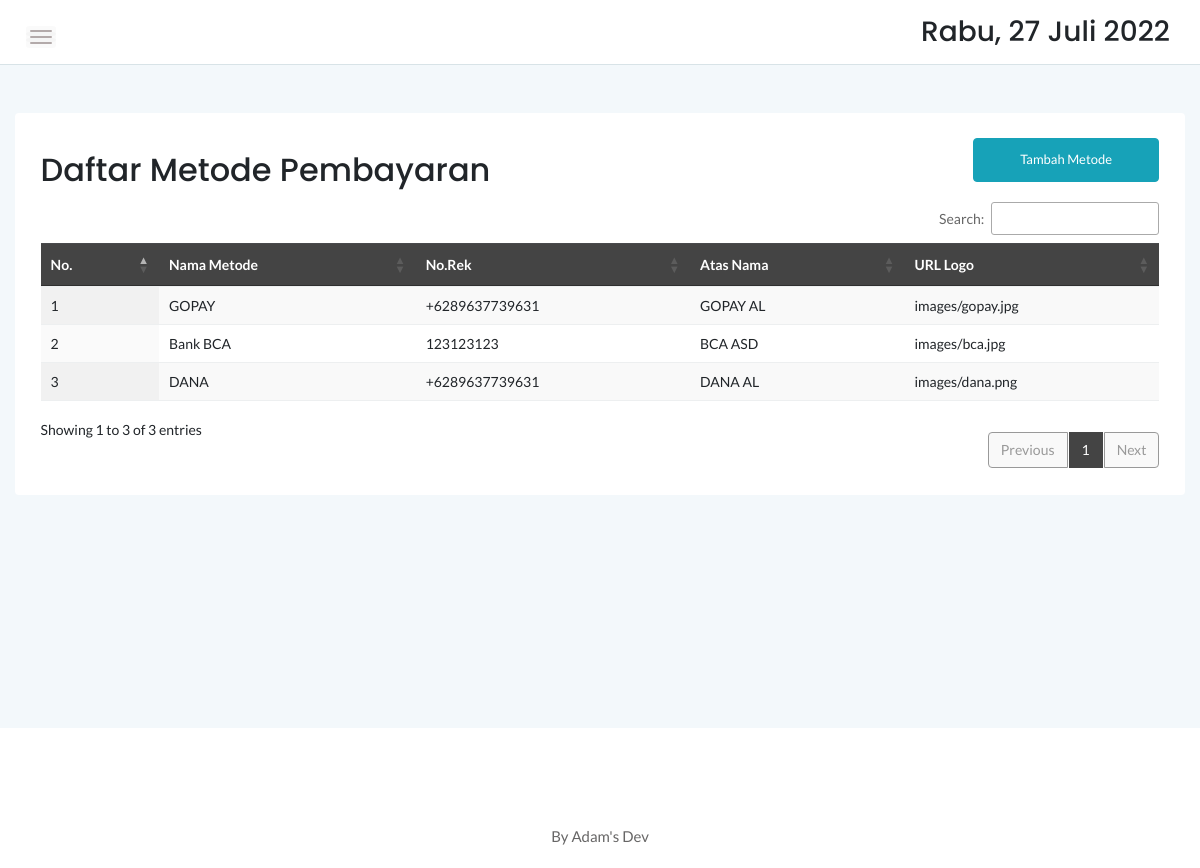
The page /admin/pembayaran.php on the database as committed earlier.
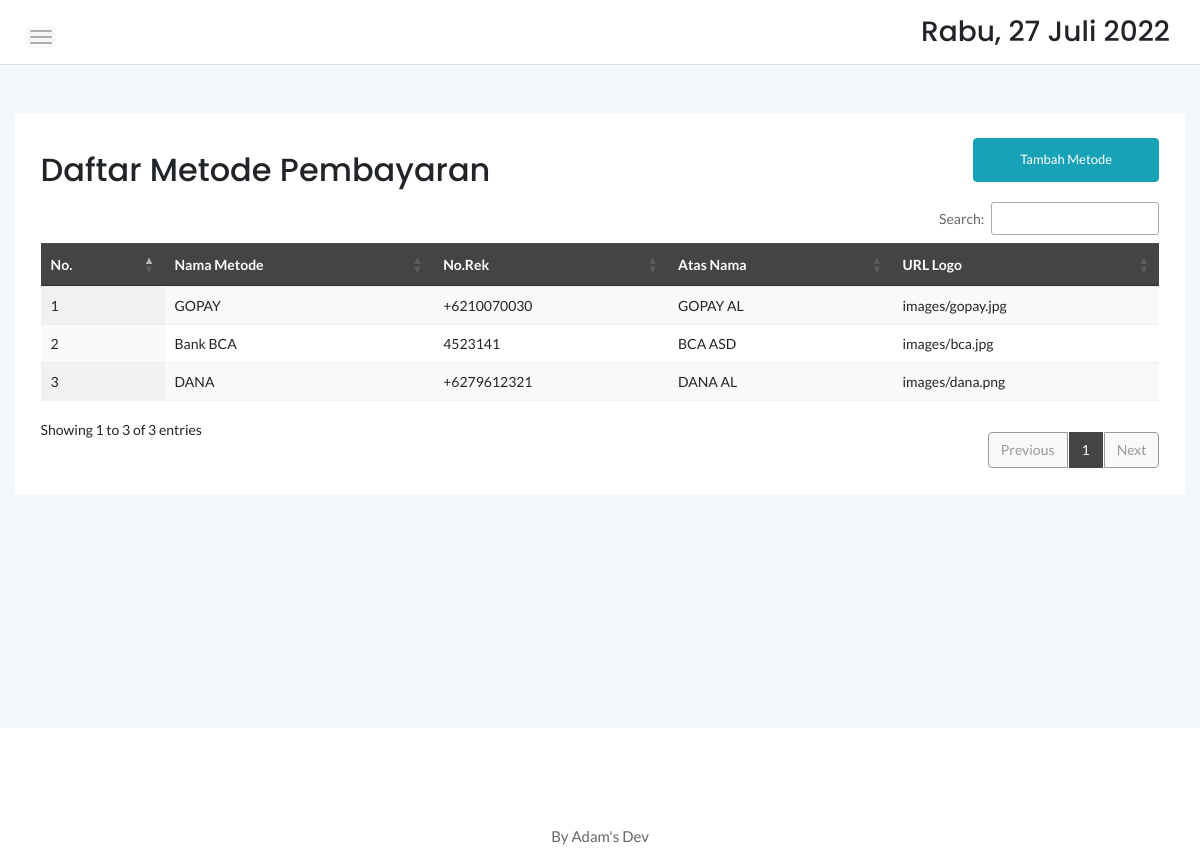
The same page on the database as committed later.
### tables this page shows
CREATE TABLE `pembayaran` (
  `no` int NOT NULL,
  `metode` varchar(25) NOT NULL,
  `norek` varchar(25) NOT NULL,
  `logo` text,
  `an` varchar(20) NOT NULL
);

### admin/pembayaran.php (the view, shortened to what this page needs)
<?php
include '../dbconnect.php';
?>
<!doctype html>
<html class="no-js" lang="en">
<head>
    <link rel="stylesheet" href="assets/css/bootstrap.min.css">
    <link rel="stylesheet" href="assets/css/font-awesome.min.css">
    <link rel="stylesheet" href="assets/css/themify-icons.css">
    <link rel="stylesheet" href="assets/css/metisMenu.css">
    <link rel="stylesheet" href="assets/css/owl.carousel.min.css">
    <link rel="stylesheet" href="assets/css/slicknav.min.css">
    <link rel="stylesheet" href="https://www.amcharts.com/lib/3/plugins/export/export.css" type="text/css" media="all" />
    <link rel="stylesheet" type="text/css" href="https://cdn.datatables.net/1.10.20/css/jquery.dataTables.min.css">
    <link rel="stylesheet" type="text/css" href="https://cdn.datatables.net/1.10.20/css/jquery.dataTables.css">
    <link rel="stylesheet" type="text/css" href="https://cdn.datatables.net/1.10.20/css/dataTables.bootstrap4.min.css">
    <link rel="stylesheet" type="text/css" href="https://cdn.datatables.net/responsive/2.2.3/css/responsive.bootstrap.min.css">
    <link rel="stylesheet" type="text/css" href="https://cdn.datatables.net/responsive/2.2.3/css/responsive.jqueryui.min.css">
    <link rel="stylesheet" type="text/css" href="https://cdn.datatables.net/buttons/1.5.2/css/buttons.dataTables.min.css">
    <link rel="stylesheet" href="assets/css/typography.css">
    <link rel="stylesheet" href="assets/css/default-css.css">
    <link rel="stylesheet" href="assets/css/styles.css">
    <link rel="stylesheet" href="assets/css/responsive.css">
</head>
<body>
    <div class="page-container">
        <div class="main-content">
            <div class="header-area">
                <div class="row align-items-center">
                    <div class="col-md-6 col-sm-8 clearfix">
                        <div class="nav-btn pull-left">
                            <span></span>
                            <span></span>
                            <span></span>
                        </div>
                    </div>
                    <div class="col-md-6 col-sm-4 clearfix">
                        <ul class="notification-area pull-right">
                            <li>
                                <h3>
                                    <div class="date">
                                    </div>
                                </h3>
                            </li>
                        </ul>
                    </div>
                </div>
            </div>
            <div class="main-content-inner">
                <div class="row mt-5 mb-5">
                    <div class="col-12">
                        <div class="card">
                            <div class="card-body">
                                <div class="d-sm-flex justify-content-between align-items-center">
                                    <h2>Daftar Metode Pembayaran</h2>
                                    <button style="margin-bottom:20px" data-toggle="modal" data-target="#myModal" class="btn btn-info col-md-2">Tambah Metode</button>
                                </div>
                                <div class="data-tables datatable-dark">
                                    <table id="dataTable3" class="display" style="width:100%">
                                        <thead class="thead-dark">
                                            <tr>
                                                <th>No.</th>
                                                <th>Nama Metode</th>
                                                <th>No.Rek</th>
                                                <th>Atas Nama</th>
                                                <th>URL Logo</th>
                                            </tr>
                                        </thead>
                                        <tbody>
                                            <?php
                                            $brgs = mysqli_query($conn, "SELECT * FROM pembayaran ORDER BY no ASC");
                                            $no = 1;
                                            while ($p = mysqli_fetch_array($brgs)) {
                                            ?>
                                                <tr>
                                                    <td><?= $no++ ?></td>
                                                    <td><?= $p['metode'] ?></td>
                                                    <td><?= $p['norek'] ?></td>
                                                    <td><?= $p['an'] ?></td>
                                                    <td><?= $p['logo'] ?></td>
                                                </tr>
                                            <?php
                                            }
                                            ?>
                                        </tbody>
                                    </table>
                                </div>
                            </div>
                        </div>
                    </div>
                </div>
            </div>
        </div>
    </div>
    <footer>
        <div class="footer-area">
            <p>By Adam's Dev</p>
        </div>
    </footer>
</body>
</html>

### admin/assets/css/styles.css (style rules this page uses)
.page-container { width: 100%; height: 100%; min-height: 100vh; padding-left: 280px; -webkit-transition: padding-left 0.3s ease 0s; transition: padding-left 0.3s ease 0s; }
.card { border: none; border-radius: 4px; background-color: #fff; -webkit-transition: all 0.3s ease 0s; transition: all 0.3s ease 0s; }
.card-body { padding: 25.6px; padding: 1.6rem; }
.main-content { width: 100%; background: #F3F8FB; }
.main-content-inner { padding: 0 30px 50px; }
.header-area { padding: 15px 30px; background: #fff; border-bottom: 1px solid #d8e3e7; }
.nav-btn { margin-right: 30px; margin-top: 10px; cursor: pointer; }
.nav-btn span { display: block; width: 22px; height: 2px; background: #b3aaaa; margin: 4px 0; border-radius: 15px; -webkit-transition: all 0.3s ease 0s; transition: all 0.3s ease 0s; box-shadow: 0 0 0 4px rgba(99, 96, 96, 0.03); }
.notification-area { -webkit-user-select: none; -moz-user-select: none; -ms-user-select: none; user-select: none; position: relative; z-index: 1; }
.notification-area li { display: inline-block; margin-left: 20px; cursor: pointer; -webkit-user-select: none; -moz-user-select: none; -ms-user-select: none; user-select: none; }
.footer-area { text-align: center; padding: 23px 0 19px; background: #fff; }
.footer-area p { color: #676666; margin-bottom: 0; }
.btn { padding: 11px 17px; font-size: 13px; letter-spacing: 0; }
table tr th { border-bottom: none; }
table tr th, table tr td { border-top: 1px solid rgba(120, 130, 140, 0.13) !important; }
table.dataTable.no-footer { border-bottom: 1px solid rgba(120, 130, 140, 0.13) !important; }
table.dataTable thead th, table.dataTable thead td { border-bottom-color: transparent; }
.datatable-dark thead { background: #444; color: #fff; }

### admin/assets/css/responsive.css (style rules this page uses)
@media (min-width: 1200px) and (max-width: 1364px) { .main-content-inner { padding: 0 15px 50px; } }
@media (min-width: 1200px) and (max-width: 1364px) { .page-container, .sbar_collapsed.page-container { padding-left: 0; } }

Rows that differ between the two databases and show on the page:
changed pembayaran "GOPAY": norek "+6289637739631" → "+6210070030"
changed pembayaran "Bank BCA": norek "123123123" → "4523141"
changed pembayaran "DANA": norek "+6289637739631" → "+6279612321"
